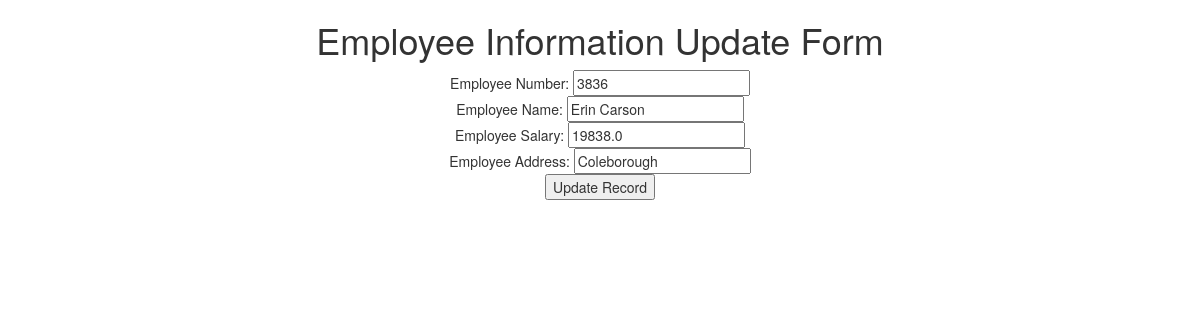
Screenshot of /update/6/ with the database file from the repository.
### testapp/models.py (models this page shows)
class Employee(models.Model):
    eno=models.IntegerField()
    ename=models.CharField(max_length=64)
    esal=models.FloatField()
    eaddr=models.CharField(max_length=256)

### testapp/views.py (the view)
# urls.py: url(r'^update/(?P<id>\d+)/$', views.update_view),
def update_view(request,id):
    emp_list=Employee.objects.get(id=id)
    if request.method=='POST':
        form=EmployeeForm(request.POST,instance=emp_list)
        if form.is_valid():
            form.save()
            return redirect('/')
    return render(request,'testapp/update.html',{'emp_list':emp_list})

### templates/testapp/update.html (shortened to what this page needs)
<!DOCTYPE html>
{% extends 'testapp/base.html'%}
   {% block body_block%}
   <h1>Employee Information Update Form</h1>
      <form  method="post">
        Employee Number: <input type="text" name="eno" value="{{emp_list.eno}}"><br>
        Employee Name: <input type="text" name="ename" value="{{emp_list.ename}}"><br>
        Employee Salary: <input type="text" name="esal" value="{{emp_list.esal}}"><br>
        Employee Address: <input type="text" name="eaddr" value="{{emp_list.eaddr}}"><br>
        <input type="submit" name="" value="Update Record">
      </form>
   {%endblock%}

### rows the page displays
Employee: eno "3836", ename "Erin Carson", esal "19838.0", eaddr "Coleborough"
